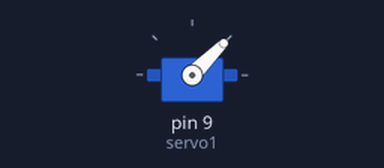
Simulated run of this sketch. Board: Arduino Uno, built with avr-gcc and run on an emulated ATmega328P. Shown: servo.

Above: at 0.05 s.
At 1.5 s:
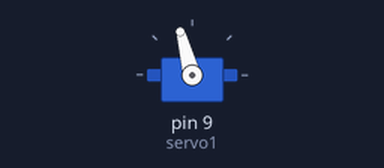
At 3.0 s:
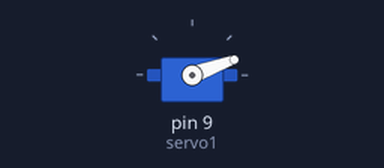
Timing chart, 0 to 6.9 s (numbered marks = the images above):
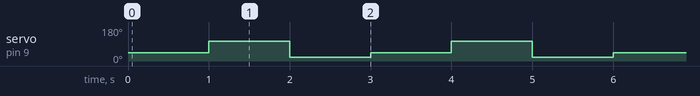

The sketch:

Servo1.ino
```cpp
#include <Servo.h>

 Servo servo1;

void setup()
{
   servo1.attach(9);
}


  void loop()
{
     servo1.write(45);              // tell servo to go to position in variable 'pos'
                // tell servo to go to position in variable 'pos'
     delay(1000);
     servo1.write(105);
      delay(1000);
      servo1.write(20);
       delay(1000);
     // waits 15ms for the servo to reach the position

}
```

Measured:
- by itself, servo on pin 9 (servo1): repeats every 3.0 s: 20° 1.0 s, 45° 1.0 s, 105° 1.0 s
